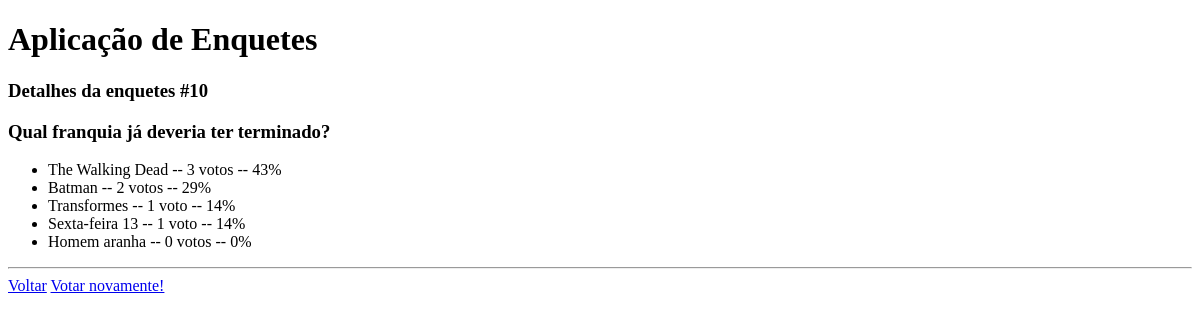
The app's page /enquete/10/resultado/, older data.
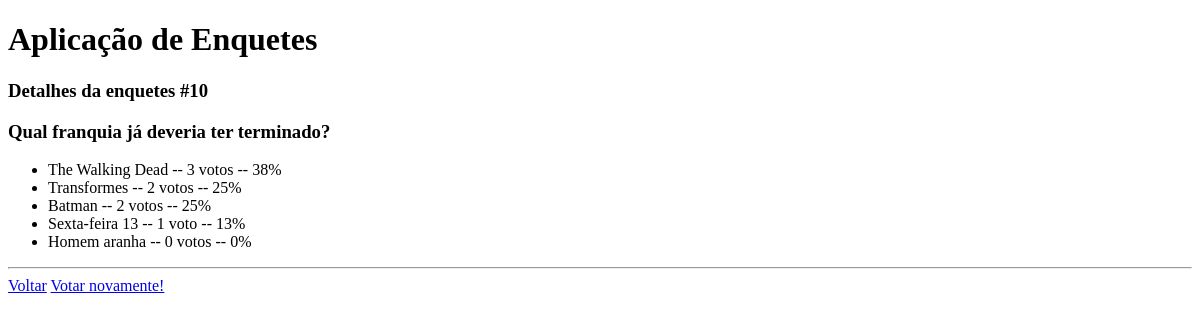
The same page, newer data.
### enquetes/models.py (models this page shows, shortened)
class Alternativa(models.Model):
    texto = models.CharField(max_length=80)
    quant_votos = models.IntegerField('Quantidade de votos', default=0)
    pergunta = models.ForeignKey(Pergunta, on_delete=models.CASCADE)
    def porcentagem(self):
        return (self.quant_votos / self.pergunta.total_de_votos()) * 100

class Pergunta(models.Model):
    enunciado = models.CharField(max_length=150)
    data_pub = models.DateTimeField('Data de publicação')
    data_encerramento = models.DateField('Data de encerramento', null=True)
    def total_de_votos(self):
        total = 0
        for alt in self.alternativa_set.all():
            total += alt.quant_votos
        return total
    def alternativas_ordenadas(self):
        return self.alternativa_set.order_by('-quant_votos')

### enquetes/views.py (the view)
# urls.py: path('enquete/<int:pk>/resultado/', views.ResultadoView.as_view(), name='resultado'),
class ResultadoView(View):
    def get(self, request, *args, **kwargs):
        pergunta = get_object_or_404(Pergunta, pk=kwargs['pk'])
        return render(request, 'enquetes/resultado.html', {'pergunta':pergunta})

### enquetes/templates/enquetes/resultado.html (shortened to what this page needs)
<!DOCTYPE html>
<html lang="en">
<head>
</head>
<body>
    <h1>Aplicação de Enquetes</h1>
    <h3>Detalhes da enquetes #{{ pergunta.id }}</h3>
    <h3>{{ pergunta.enunciado }}</h3>
    <ul>
        {% for alt in pergunta.alternativas_ordenadas %}
            <li>{{ alt.texto }} -- {{ alt.quant_votos }} voto{{ alt.quant_votos | pluralize }} -- {{ alt.porcentagem | floatformat:0 }}% </li>
        {% endfor %}
    </ul>
    <hr/>
    <a href= "{% url 'enquetes:index' %}">Voltar</a>
    <a href= "{% url 'enquetes:detalhes' pergunta.id %}">Votar novamente!</a>
 </body>
</html>

Row changes from the older to the newer data that the page shows:
changed through a linked row, Alternativa "The Walking Dead": porcentagem "43" → "38"
changed Alternativa "Transformes": quant_votos "1" → "2"; quant_votos|pluralize (not shown) → "s"; porcentagem "14" → "25"; moves up the list
changed through a linked row, Alternativa "Batman": porcentagem "29" → "25"
changed through a linked row, Alternativa "Sexta-feira 13": porcentagem "14" → "13"
